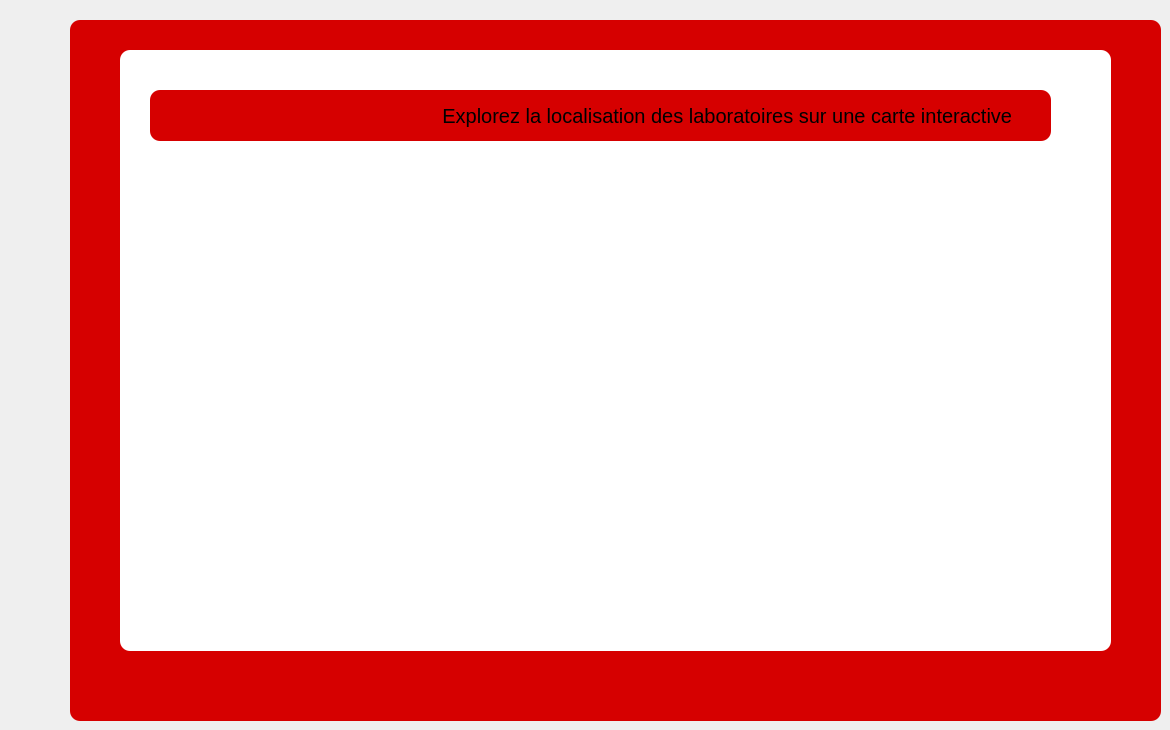
      <widget class="QWidget" name="tab_3">
       <attribute name="title">
        <string>Map</string>
       </attribute>
       <widget class="QFrame" name="frame_15">
        <property name="geometry">
         <rect>
          <x>70</x>
          <y>20</y>
          <width>1091</width>
          <height>701</height>
         </rect>
        </property>
        <property name="styleSheet">
         <string notr="true">QFrame {
    background-color: #D60000;
    border-radius: 10px;
    padding: 10px;
}
</string>
        </property>
        <property name="frameShape">
         <enum>QFrame::Shape::StyledPanel</enum>
        </property>
        <property name="frameShadow">
         <enum>QFrame::Shadow::Raised</enum>
        </property>
        <widget class="QGroupBox" name="groupBox_14">
         <property name="geometry">
          <rect>
           <x>50</x>
           <y>30</y>
           <width>991</width>
           <height>601</height>
          </rect>
         </property>
         <property name="styleSheet">
          <string notr="true">QGroupBox {
    background-color: #FFFFFF;
    border-radius: 10px;
    border: none;
    padding: 10px;
}
QGroupBox::title {
    color: #D60000;
    font-weight: bold;
}

</string>
         </property>
         <property name="title">
          <string/>
         </property>
         <widget class="QLabel" name="label_113">
          <property name="geometry">
           <rect>
            <x>30</x>
            <y>40</y>
            <width>901</width>
            <height>51</height>
           </rect>
          </property>
          <property name="styleSheet">
           <string notr="true">QLabel{
 font-size: 20px;   
}</string>
          </property>
          <property name="text">
           <string>                                                  Explorez la localisation des laboratoires sur une carte interactive </string>
          </property>
         </widget>
         <widget class="QLabel" name="label_114">
          <property name="geometry">
           <rect>
            <x>230</x>
            <y>60</y>
            <width>1091</width>
            <height>531</height>
           </rect>
          </property>
          <property name="styleSheet">
           <string notr="true">QLabel {
    background-color: transparent; 
    color: #000000;          
    border: none;                 
    font-weight: bold;          
    font-size: 20px;             
}
</string>
          </property>
          <property name="text">
           <string/>
          </property>
          <property name="pixmap">
           <pixmap resource="images/images.qrc">:/images/476795083_514548728337984_1144380379871755551_n.png</pixmap>
          </property>
         </widget>
        </widget>
       </widget>
      </widget>
